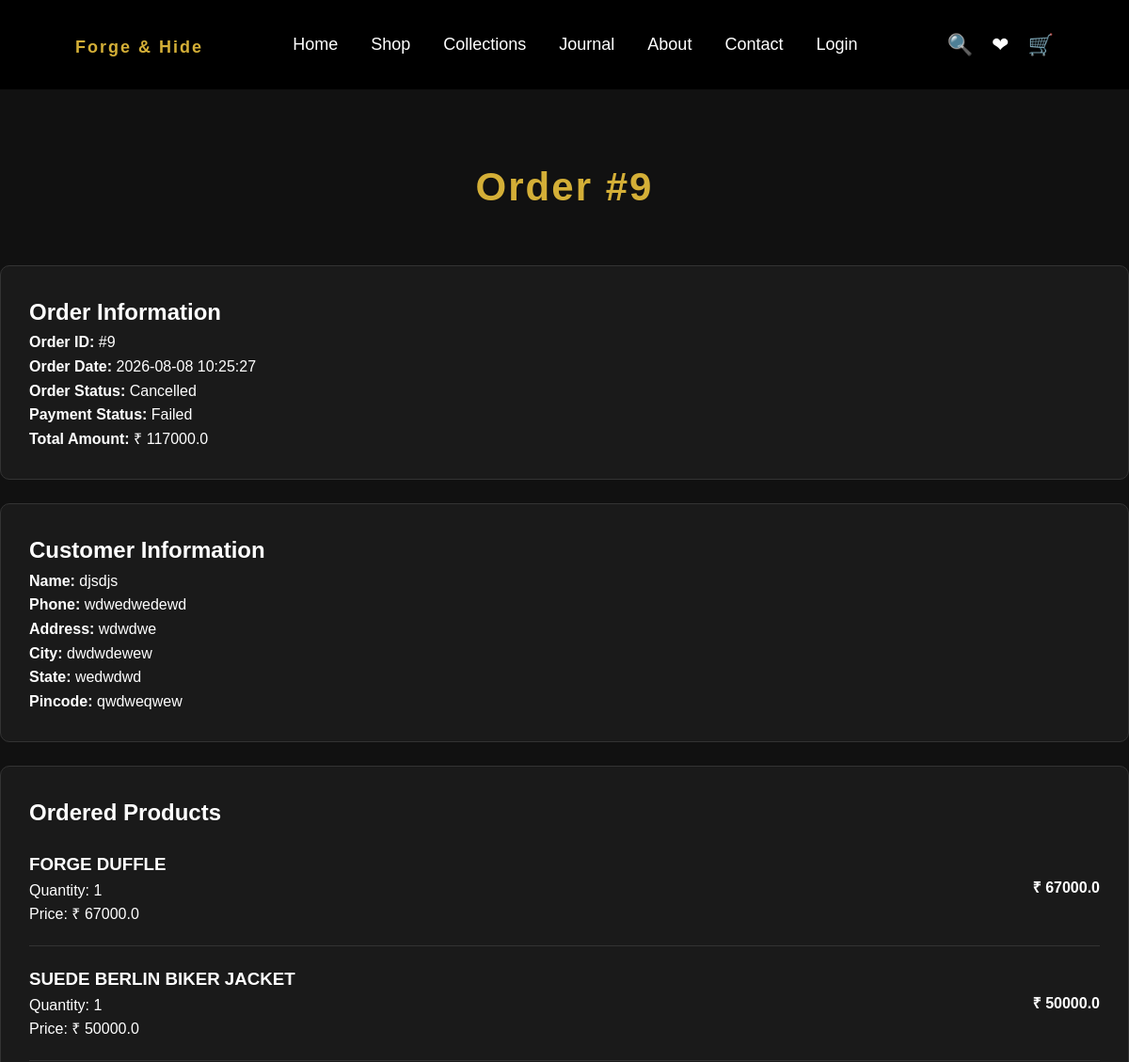
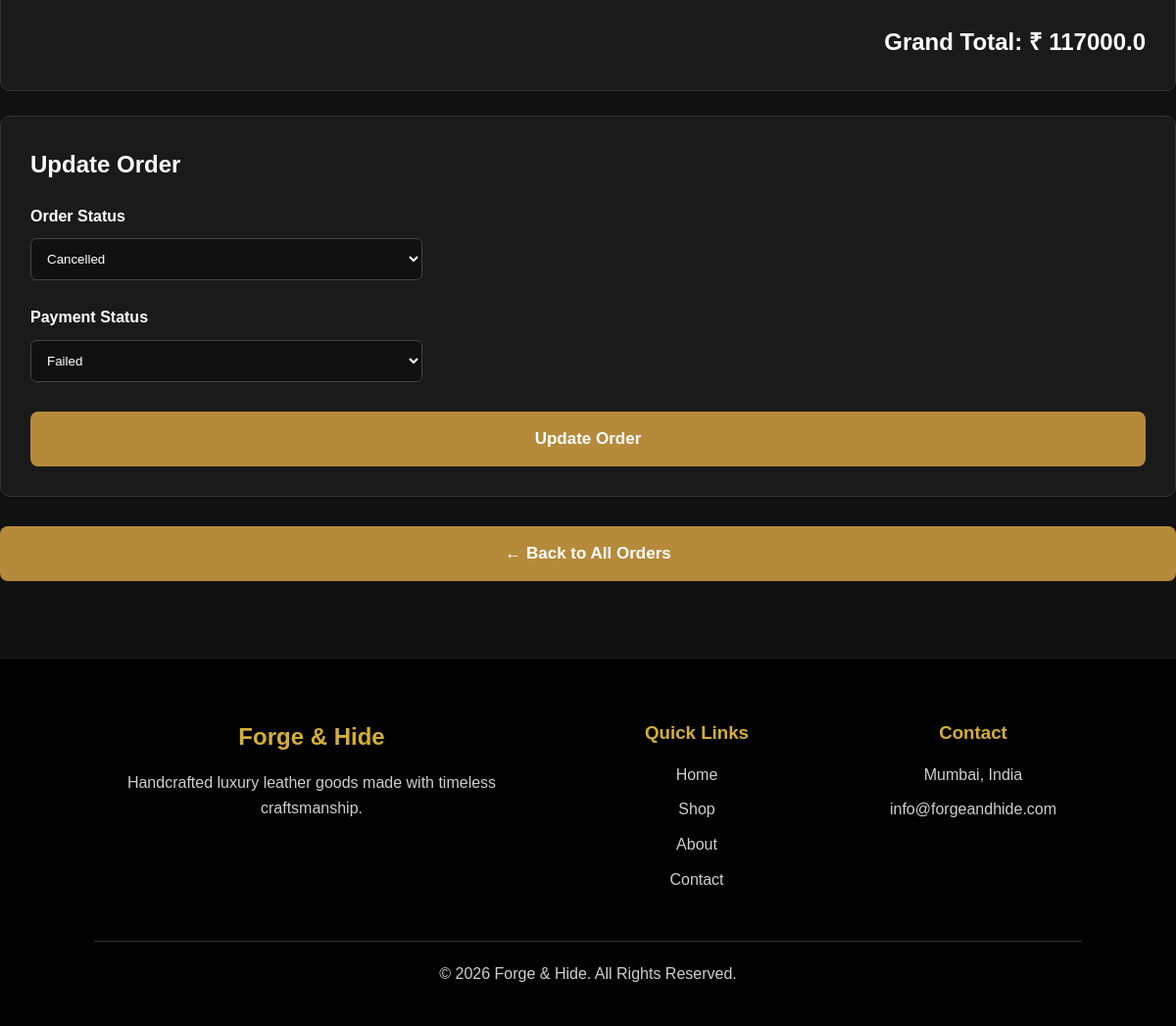
Page /admin/orders/9 (signed in) on the committed database (2 pictures, top to bottom).
### models.py (models this page shows, shortened)
class Order(db.Model):
    __tablename__ = "orders"
    id = db.Column(
        db.Integer,
        primary_key=True
    )
    customer_id = db.Column(
        db.Integer,
        db.ForeignKey("customers.id"),
        nullable=False
    )
    total_amount = db.Column(
        db.Float,
        nullable=False,
        default=0
    )
    status = db.Column(
        db.String(50),
        default="Pending"
    )
    payment_status = db.Column(
        db.String(50),
        default="Pending"
    )
    stock_restored = db.Column(
    db.Boolean,
    default=False,
    nullable=True
    )
    shipping_name = db.Column(
        db.String(200),
        nullable=False
    )
    shipping_phone = db.Column(
        db.String(30),
        nullable=False
    )
    shipping_address = db.Column(
        db.Text,
        nullable=False
    )
    city = db.Column(
        db.String(100),
        nullable=False
    )
    state = db.Column(
        db.String(100),
        nullable=False
    )
    pincode = db.Column(
        db.String(20),
        nullable=False
    )
    created_at = db.Column(
        db.DateTime,
        server_default=func.now()
    )
    customer = db.relationship(
        "Customer",
        backref="orders"
    )
    items = db.relationship(
        "OrderItem",
        back_populates="order",
        cascade="all, delete-orphan"
    )

class OrderItem(db.Model):
    __tablename__ = "order_items"
    id = db.Column(
        db.Integer,
        primary_key=True
    )
    order_id = db.Column(
        db.Integer,
        db.ForeignKey("orders.id"),
        nullable=False
    )
    product_id = db.Column(
        db.Integer,
        db.ForeignKey("products.id"),
        nullable=False
    )
    quantity = db.Column(
        db.Integer,
        nullable=False,
        default=1
    )
    price = db.Column(
        db.Float,
        nullable=False
    )
    order = db.relationship(
        "Order",
        back_populates="items"
    )
    product = db.relationship(
        "Product"
    )

class Product(db.Model):
    __tablename__ = "products"
    id = db.Column(db.Integer, primary_key=True)
    category_id = db.Column(
        db.Integer,
        db.ForeignKey("categories.id", name="fk_product_category"),
        nullable=True
    )
    category = db.relationship(
        "Category",
        back_populates="products"
    )
    name = db.Column(db.String(200), nullable=False)
    slug = db.Column(db.String(200), unique=True, nullable=False)
    description = db.Column(db.Text)
    short_description = db.Column(db.String(500))
    long_description = db.Column(db.Text)
    leather_type = db.Column(db.String(150))
    hardware = db.Column(db.String(150))
    lining = db.Column(db.String(150))
    dimensions = db.Column(db.String(150))
    weight = db.Column(db.String(100))
    made_in = db.Column(db.String(100))
    warranty = db.Column(db.String(100))
    care = db.Column(db.Text)
    is_bestseller = db.Column(db.Boolean, default=False)
    price = db.Column(db.Float, nullable=False)
    stock = db.Column(db.Integer, default=0)
    image = db.Column(db.String(300))
    is_featured = db.Column(db.Boolean, default=False)
    created_at = db.Column(
        db.DateTime,
        server_default=func.now()
    )

### app.py (the view)
@app.route("/admin/orders/<int:order_id>")
@login_required
def admin_order_details(order_id):
    if not isinstance(current_user, Admin):
        return redirect(url_for("home"))
    order = Order.query.get_or_404(order_id)
    return render_template(
        "admin_order_details.html",
        order=order
    )

### app.py (called while the page is built)
@app.context_processor
def inject_cart_count():
    cart_count = 0
    if current_user.is_authenticated:
        cart_items = Cart.query.filter_by(
            customer_id=current_user.id
        ).all()
        for item in cart_items:
            cart_count += item.quantity
    return {
        "cart_count": cart_count
    }

@login_manager.user_loader
def load_user(user_id):
    return Admin.query.get(int(user_id))

@app.after_request
def add_no_cache_headers(response):
    response.headers["Cache-Control"] = "no-store, no-cache, must-revalidate, max-age=0"
    response.headers["Pragma"] = "no-cache"
    response.headers["Expires"] = "0"
    return response

### templates/admin_order_details.html (shortened to what this page needs)
{% extends "base.html" %}
{% block content %}
<h1 class="section-title">
    Order #{{ order.id }}
</h1>
<div style="
    background:#1a1a1a;
    padding:30px;
    border-radius:10px;
    border:1px solid #333;
    margin-top:30px;
">
    <h2>
        Order Information
    </h2>
    <p>
        <strong>Order ID:</strong>
        #{{ order.id }}
    </p>
    <p>
        <strong>Order Date:</strong>
        {{ order.created_at }}
    </p>
    <p>
        <strong>Order Status:</strong>
        {{ order.status }}
    </p>
    <p>
        <strong>Payment Status:</strong>
        {{ order.payment_status }}
    </p>
    <p>
        <strong>Total Amount:</strong>
        ₹ {{ order.total_amount }}
    </p>
</div>
<div style="
    background:#1a1a1a;
    padding:30px;
    border-radius:10px;
    border:1px solid #333;
    margin-top:25px;
">
    <h2>
        Customer Information
    </h2>
    <p>
        <strong>Name:</strong>
        {{ order.shipping_name }}
    </p>
    <p>
        <strong>Phone:</strong>
        {{ order.shipping_phone }}
    </p>
    <p>
        <strong>Address:</strong>
        {{ order.shipping_address }}
    </p>
    <p>
        <strong>City:</strong>
        {{ order.city }}
    </p>
    <p>
        <strong>State:</strong>
        {{ order.state }}
    </p>
    <p>
        <strong>Pincode:</strong>
        {{ order.pincode }}
    </p>
</div>
<div style="
    background:#1a1a1a;
    padding:30px;
    border-radius:10px;
    border:1px solid #333;
    margin-top:25px;
">
    <h2>
        Ordered Products
    </h2>
    {% if order.items %}
        {% for item in order.items %}
            <div style="
                display:flex;
                justify-content:space-between;
                align-items:center;
                padding:20px 0;
                border-bottom:1px solid #333;
            ">
                <div>
                    <h3>
                        {{ item.product.name }}
                    </h3>
                    <p>
                        Quantity:
                        {{ item.quantity }}
                    </p>
                    <p>
                        Price:
                        ₹ {{ item.price }}
                    </p>
                </div>
                <div>
                    <strong>
                        ₹ {{ item.price * item.quantity }}
                    </strong>
                </div>
            </div>
        {% endfor %}
    {% else %}
        <p>
            No products found for this order.
        </p>
    {% endif %}
    <div style="
        text-align:right;
        margin-top:25px;
    ">
        <h2>
            Grand Total:
            ₹ {{ order.total_amount }}
        </h2>
    </div>
</div>
<div style="
    background:#1a1a1a;
    padding:30px;
    border-radius:10px;
    border:1px solid #333;
    margin-top:25px;
">
    <h2>
        Update Order
    </h2>
    <form
        method="POST"
        action="{{ url_for('admin_update_order', order_id=order.id) }}"
    >
        <div style="margin-top:20px;">
            <label>
                <strong>Order Status</strong>
            </label>
            <br>
            <select
                name="status"
                style="
                    margin-top:10px;
                    padding:12px;
                    width:100%;
                    max-width:400px;
                    background:#111;
                    color:white;
                    border:1px solid #444;
                    border-radius:6px;
                "
            >
                <option
                    value="Cancelled"
                    {% if order.status == "Cancelled" %}selected{% endif %}
                >
                    Cancelled
                </option>
            </select>
        </div>
        <div style="margin-top:25px;">
            <label>
                <strong>Payment Status</strong>
            </label>
            <br>
            <select
                name="payment_status"
                style="
                    margin-top:10px;
                    padding:12px;
                    width:100%;
                    max-width:400px;
                    background:#111;
                    color:white;
                    border:1px solid #444;
                    border-radius:6px;
                "
            >
                <option
                    value="Failed"
                    {% if order.payment_status == "Failed" %}selected{% endif %}
                >
                    Failed
                </option>
            </select>
        </div>
        <div style="margin-top:30px;">
            <button
                type="submit"
                class="hero-button"
            >
                Update Order
            </button>
        </div>
    </form>
</div>
<div style="margin-top:30px;">
    <a
        href="{{ url_for('admin_orders') }}"
        style="text-decoration:none;"
    >
        <button
            type="button"
            class="hero-button"
        >
            ← Back to All Orders
        </button>
    </a>
</div>
{% endblock %}

### static/css/style.css (style rules this page uses)
* { margin:0; padding:0; box-sizing:border-box; }
body { font-family:Arial, Helvetica, sans-serif; background:#111; color:#fff; line-height:1.6; }
.section-title { text-align:center; font-size:42px; color:#d4af37; margin-top:70px; margin-bottom:50px; letter-spacing:2px; }
.hero-button { width:100%; padding:12px; background:#d4af37; border:none; border-radius:6px; font-size:16px; font-weight:bold; cursor:pointer; transition:.3s; }
.section-title { text-align:center; color:#d4af37; font-size:42px; margin-bottom:50px; }
.hero-button { padding:18px 42px; background:#b58a3b; color:#fff; border:none; border-radius:8px; font-size:17px; font-weight:600; cursor:pointer; transition:.3s; }

### rows in the picture
Order: id "9", created_at "2026-08-08 10:25:27", status "Cancelled", payment_status "Failed", total_amount "117000.0", shipping_name "djsdjs", shipping_phone "wdwedwedewd", shipping_address "wdwdwe", city "dwdwdewew", state "wedwdwd", pincode "qwdweqwew"
OrderItem: product.name "FORGE DUFFLE", quantity "1", price "67000.0", item.price*item.quantity "67000.0"
OrderItem: product.name "SUEDE BERLIN BIKER JACKET", quantity "1", price "50000.0", item.price*item.quantity "50000.0"
